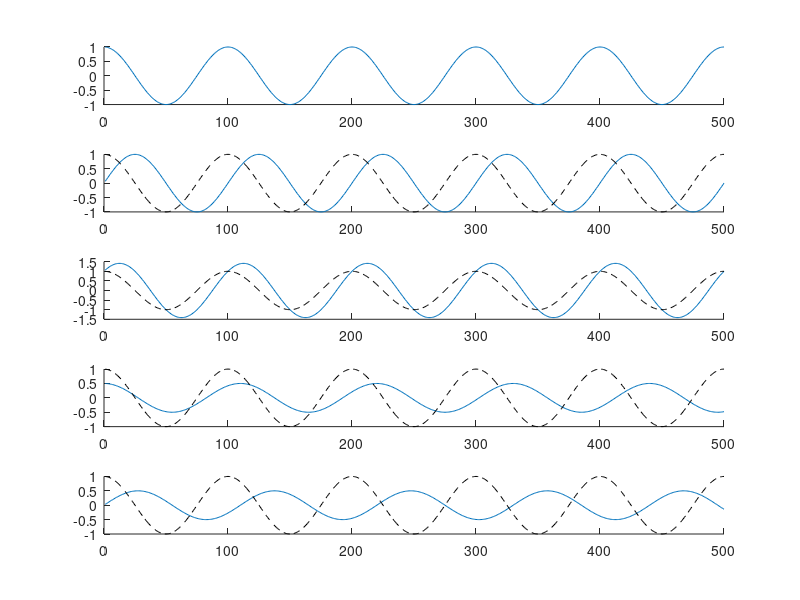

This chart was generated by the following MATLAB code: (Note: this script raises an error after producing the figure.)
% generate a sample with two frequencies
%
N = 500;
t = (1:N)';
a = zeros(N, 2);
f = 1 / 100;
t1 = 2 * pi * f * t;
b = [cos(t1) sin(t1) sin(t1)+cos(t1)];
f1 = 1 / 110;
%t2 = 2 * pi * f1 * t + pi / 4 + t1;
t2 = 2 * pi * f1 * t;
c = [0.5 * cos(t2) 0.5 * sin(t2)];
X = [b c]';
M = size(X, 1);
figure;
for i = 1:M
  subplot(M, 1, i);
  hold on;
  plot(X(i, :));
  if (i > 1)
    plot(X(1, :), 'black--');
  end
end

class = [1 1 1 2 2];
[group, fp, entrop, P, D, mu0] = fingerprint_classify(X, 'Hidden', 4, 'MaxIter', 100, 'Class', class);

HIDDEN = length(D);

ind = find(abs(imag(D)) > 1e-10); % assume 0==1e-10
num_real = HIDDEN;
% further eliminate the conjugate ones
if (~ isempty(ind))
  num_real = ind(1) - 1;
  %D = D(subind);
  
  Q = abs(P(:, (num_real+1):2:end)); %only the magnitude
end

figure;
imagesc(Q);
colormap(flipud(gray));
xa = xlim;
line(xa, [1.5, 1.5],'LineStyle', '--', 'Color', 'black', 'LineWidth', 2);
line(xa, [2.5, 2.5],'LineStyle', '--', 'Color', 'black', 'LineWidth', 2);
line(xa, [3.5, 3.5],'LineStyle', '--', 'Color', 'black', 'LineWidth', 2);
line(xa, [4.5, 4.5],'LineStyle', '--', 'Color', 'black', 'LineWidth', 2);
line([1.5, 1.5], [0.5, 5.5], 'LineWidth', 2, 'LineStyle', '--', 'Color', 'black');


%% harmonics grouping example
N = 500;
t = (1:N)';
a = zeros(N, 2);
f1 = 1 / 100;
f2 = 1 / 70;
t1 = 2 * pi * f1 * t;
t2 = 2 * pi * f2 * t;
b = [sin(t1) , cos(t1), sin(t1) + cos(t1)];

f1 = 1 / 110;
f2 = 1 / 30;
t1 = 2 * pi * f1 * t;
t2 = 2 * pi * f2 * t;
c = [sin(t1) + 0.2 * sin(t2), cos(t1) + 0.2 * sin(t2 + pi/4)];

X = [b c]';
M = size(X, 1);
h = figure('position', [568   287   368   419]);
for i = 1:M
  subplot('position', [0.05, 1 - 0.15*i - 0.05 * i + 0.05, 0.92, 0.14]);
  hold on;
  ylim([-2, 2]);
  plot(X(i, :));
  if (i > 1)
    plot(X(1, :), 'black--');
  end
end

class = [1 1 1 2 2];

[group, feature, entrop, P, D, mu0] = fingerprint_classify(X, 'Hidden', 6, 'MaxIter', 100, 'Class', class);

periods = 2 * pi ./ angle(D);

HIDDEN = length(D);

ind = find(abs(imag(D)) > 1e-10); % assume 0==1e-10
num_real = HIDDEN;
% further eliminate the conjugate ones
if (~ isempty(ind))
  num_real = ind(1) - 1;
  %D = D(subind);
  
  Q = abs(P(:, (num_real+1):2:end)); %only the magnitude
end

figure;
imagesc(Q);
set(gca,'YTick', 1:5, 'YTickLabel',1:5);
set(gca,'XTick', 1:3, 'XTickLabel', 1:3);
colormap(flipud(gray));
xa = xlim;
line(xa, [1.5, 1.5],'LineStyle', '--', 'Color', 'black', 'LineWidth', 2);
line(xa, [2.5, 2.5],'LineStyle', '--', 'Color', 'black', 'LineWidth', 2);
line(xa, [3.5, 3.5],'LineStyle', '--', 'Color', 'black', 'LineWidth', 2);
line(xa, [4.5, 4.5],'LineStyle', '--', 'Color', 'black', 'LineWidth', 2);
line([1.5, 1.5], [0.5, 5.5], 'LineWidth', 2, 'LineStyle', '--', 'Color', 'black');
line([2.5, 2.5], [0.5, 5.5], 'LineWidth', 2, 'LineStyle', '--', 'Color', 'black');


figure;
imagesc(feature(:, 1:2));
set(gca,'YTick', 1:5, 'YTickLabel',1:5);
set(gca,'XTick', 1:2, 'XTickLabel',['FP1'; 'FP2']);
colormap(flipud(gray));
xa = xlim;
line(xa, [1.5, 1.5],'LineStyle', '--', 'Color', 'black', 'LineWidth', 2);
line(xa, [2.5, 2.5],'LineStyle', '--', 'Color', 'black', 'LineWidth', 2);
line(xa, [3.5, 3.5],'LineStyle', '--', 'Color', 'black', 'LineWidth', 2);
line(xa, [4.5, 4.5],'LineStyle', '--', 'Color', 'black', 'LineWidth', 2);
line([1.5, 1.5], [0.5, 5.5], 'LineWidth', 2, 'LineStyle', '--', 'Color', 'black');

[coeff, score] = princomp(X);
figure;
imagesc(score(:, 1:2));
set(gca,'YTick', 1:5, 'YTickLabel',1:5);
set(gca,'XTick', 1:2, 'XTickLabel',['PC1'; 'PC2']);
colormap(flipud(gray));
xa = xlim;
line(xa, [1.5, 1.5],'LineStyle', '--', 'Color', 'black', 'LineWidth', 2);
line(xa, [2.5, 2.5],'LineStyle', '--', 'Color', 'black', 'LineWidth', 2);
line(xa, [3.5, 3.5],'LineStyle', '--', 'Color', 'black', 'LineWidth', 2);
line(xa, [4.5, 4.5],'LineStyle', '--', 'Color', 'black', 'LineWidth', 2);
line([1.5, 1.5], [0.5, 5.5], 'LineWidth', 2, 'LineStyle', '--', 'Color', 'black');



%%
N = 500;
t = (1:N)';
a = zeros(N, 2);
f = 1 / 100;
t1 = 2 * pi * f * t;
b = [sin(2 * pi * (1/100) * t) cos(2 * pi * (1/100) * t) sin(2 * pi * (1/98) * t + pi/6)];

f1 = 1 / 110;
f2 = 1 / 30;
t1 = 2 * pi * f1 * t;
t2 = 2 * pi * f2 * t;
c = [sin(t1) + 0.2 * sin(t2), cos(t1) + 0.2 * sin(t2 + pi/4)];

X = [b c]';
M = size(X, 1);
figure;
%set(gcf, 'defaultlinelinewidth', 1);
for i = 1:M
  subplot(M, 1, i);
  hold on;
  plot(X(i, :));
  if (i > 1)
    plot(X(1, :), 'black--');
  end
end


class = [1 1 1 2 2];

%[group, entrop, P, D, mu0, feature] = fingerprint_classify(X, 'Hidden', 6, 'MaxIter', 50, 'Class', class);
[group, feature, entrop, P, D, mu0, model] = fingerprint_classify(X, 'Hidden', 6, 'MaxIter', 100, 'Class', class);
[u_k, V_k, P_k] = forward(X, model);
[Ex] = cell2mat(backward(u_k, V_k, P_k, model));
z0 = model.mu0;
zz = [];
for i = 1:500
  zz = [zz, z0];
  z0 = model.A * z0;
end
figure;
for i = 1:length(z0);
  subplot(length(z0), 1, i);
  plot(zz(i, :));
end

z0 = mu0;
zzz = [];
for i = 1:500
  zzz = [zzz, z0];
  z0 = D .* z0;
end
figure;
for i = 1:length(z0);
  subplot(length(z0), 1, i);
  plot(angle(zzz(i, :)));
end

figure; 
plot3(1:500, real(zzz(3, :)), imag(zzz(3, :)));
plot3(1:500, real(zzz(7, :)), imag(zzz(7, :)));

figure;
%colormap(autumn);
quiverc(1:size(P, 2), 1:size(P,1), real(P), imag(P));
axis ij
xlim([0.5, size(P,2)+0.5]);
ylim([0.5, size(P,1)+0.5]);
set(gca,'YTick', 1:size(P,1), 'YTickLabel',1:size(P,1));
xa = xlim;
ya = ylim;
for i = 1.5 : 1: (size(P, 1)-0.5)
  line(xa, [i, i],'LineStyle', '--', 'Color', 'black', 'LineWidth', 1);
end
for i = 1.5 : 1: (size(P, 2)-0.5)
  line([i, i], ya,'LineStyle', '--', 'Color', 'black', 'LineWidth', 1);
end



periods = 2 * pi ./ angle(D);

HIDDEN = length(D);

ind = find(abs(imag(D)) > 1e-10); % assume 0==1e-10
num_real = HIDDEN;
% further eliminate the conjugate ones
if (~ isempty(ind))
  num_real = ind(1) - 1;
  %D = D(subind);
  
  Q = abs(P(:, (num_real+1):2:end)); %only the magnitude
end

% plot the magnitude
figure;
imagesc(Q);
set(gca,'YTick', 1:5, 'YTickLabel',1:5);
set(gca,'XTick', 1:3, 'XTickLabel', 1:3);
colormap(autumn);
xa = xlim;
line(xa, [1.5, 1.5],'LineStyle', '--', 'Color', 'black', 'LineWidth', 2);
line(xa, [2.5, 2.5],'LineStyle', '--', 'Color', 'black', 'LineWidth', 2);
line(xa, [3.5, 3.5],'LineStyle', '--', 'Color', 'black', 'LineWidth', 2);
line(xa, [4.5, 4.5],'LineStyle', '--', 'Color', 'black', 'LineWidth', 2);
line([1.5, 1.5], [0.5, 5.5], 'LineWidth', 2, 'LineStyle', '--', 'Color', 'black');
line([2.5, 2.5], [0.5, 5.5], 'LineWidth', 2, 'LineStyle', '--', 'Color', 'black');

% ploting the LDS
figure;
imagesc(model.C);
set(gca,'YTick', 1:5, 'YTickLabel',1:5);
%set(gca,'XTick', 1:3, 'XTickLabel', 1:3);
colormap(autumn);
xa = xlim;
line(xa, [1.5, 1.5],'LineStyle', '--', 'Color', 'black', 'LineWidth', 2);
line(xa, [2.5, 2.5],'LineStyle', '--', 'Color', 'black', 'LineWidth', 2);
line(xa, [3.5, 3.5],'LineStyle', '--', 'Color', 'black', 'LineWidth', 2);
line(xa, [4.5, 4.5],'LineStyle', '--', 'Color', 'black', 'LineWidth', 2);
line([1.5, 1.5], [0.5, 5.5], 'LineWidth', 2, 'LineStyle', '--', 'Color', 'black');
line([2.5, 2.5], [0.5, 5.5], 'LineWidth', 2, 'LineStyle', '--', 'Color', 'black');
line([3.5, 3.5], [0.5, 5.5], 'LineWidth', 2, 'LineStyle', '--', 'Color', 'black');
line([4.5, 4.5], [0.5, 5.5], 'LineWidth', 2, 'LineStyle', '--', 'Color', 'black');
line([5.5, 5.5], [0.5, 5.5], 'LineWidth', 2, 'LineStyle', '--', 'Color', 'black');
line([6.5, 6.5], [0.5, 5.5], 'LineWidth', 2, 'LineStyle', '--', 'Color', 'black');
line([7.5, 7.5], [0.5, 5.5], 'LineWidth', 2, 'LineStyle', '--', 'Color', 'black');

figure;
imagesc(feature(:, 1:2));
set(gca,'YTick', 1:5, 'YTickLabel',1:5);
set(gca,'XTick', 1:2, 'XTickLabel',['FP1'; 'FP2']);
colormap(autumn);
xa = xlim;
line(xa, [1.5, 1.5],'LineStyle', '--', 'Color', 'black', 'LineWidth', 2);
line(xa, [2.5, 2.5],'LineStyle', '--', 'Color', 'black', 'LineWidth', 2);
line(xa, [3.5, 3.5],'LineStyle', '--', 'Color', 'black', 'LineWidth', 2);
line(xa, [4.5, 4.5],'LineStyle', '--', 'Color', 'black', 'LineWidth', 2);
line([1.5, 1.5], [0.5, 5.5], 'LineWidth', 2, 'LineStyle', '--', 'Color', 'black');

[coeff, score] = princomp(X);
figure;
imagesc(score(:, 1:2));
set(gca,'YTick', 1:5, 'YTickLabel',1:5);
set(gca,'XTick', 1:2, 'XTickLabel',['PC1'; 'PC2']);
colormap(autumn);
xa = xlim;
line(xa, [1.5, 1.5],'LineStyle', '--', 'Color', 'black', 'LineWidth', 2);
line(xa, [2.5, 2.5],'LineStyle', '--', 'Color', 'black', 'LineWidth', 2);
line(xa, [3.5, 3.5],'LineStyle', '--', 'Color', 'black', 'LineWidth', 2);
line(xa, [4.5, 4.5],'LineStyle', '--', 'Color', 'black', 'LineWidth', 2);
line([1.5, 1.5], [0.5, 5.5], 'LineWidth', 2, 'LineStyle', '--', 'Color', 'black');


% svd version of the fingerprints
[uu, ss, vv] = svd(Q, 'econ');
fp_svd = uu * ss;
figure; 
imagesc(fp_svd(:, 1:2));
set(gca,'YTick', 1:5, 'YTickLabel',1:5);
set(gca,'XTick', 1:2, 'XTickLabel',['FP1'; 'FP2']);
colormap(autumn);
xa = xlim;
line(xa, [1.5, 1.5],'LineStyle', '--', 'Color', 'black', 'LineWidth', 2);
line(xa, [2.5, 2.5],'LineStyle', '--', 'Color', 'black', 'LineWidth', 2);
line(xa, [3.5, 3.5],'LineStyle', '--', 'Color', 'black', 'LineWidth', 2);
line(xa, [4.5, 4.5],'LineStyle', '--', 'Color', 'black', 'LineWidth', 2);
line([1.5, 1.5], [0.5, 5.5], 'LineWidth', 2, 'LineStyle', '--', 'Color', 'black');

% FFT
figure; 
for i = 1 : size(X, 1)
  a = fft(X(i, :));
  subplot(5, 1, i);
  plot(500./(0:499), abs(a));
end
a = fft(X(4, :));
plot(500./(0:499), abs(a));
